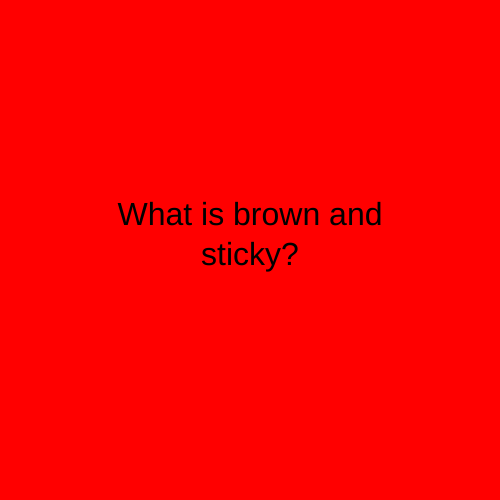
Frame 1 (no input)
Frame 60 (no input): identical to frame 1, image omitted
Frame 120 (the mouse pressed at the canvas centre since frame 60): identical to frame 1, image omitted

The p5.js sketch that drew this single still picture (run headless with seeded random() and noise() and a simulated clock; from frame 60 on, the mouse is pressed at the canvas centre):

// p5.js sketch
// ── sketch.js
let timer = 0;
let state = 0;

function setup() {
  createCanvas(500, 500);
  textSize(32);
  textAlign(CENTER);
  rectMode(CENTER);
}

function draw() {

  switch (state) {

    case 0:
      background("red");
      text("What is brown and sticky?", 250, 250, 350, 100);

      timer++;
      if (timer > 3*60) {
        state = 1;
        timer = 0;
      }

      break;

    case 1:
    background("blue");
    text("A Stick", 250, 250, 350, 100);
      break;
  }

  // timer++;
  // if (timer>200) {
  //   timer = 0;
  // }

}
